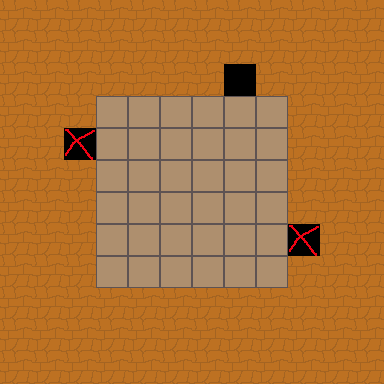

A level layout from a 2D game, rendered from its tile map. Below: a short description, then the map file with its tile-grid data intact:
An orthogonal 12x12 tile map with 32x32 px tiles, 5 tile layers (Floor, Wall, CeilingP1, Object, ...).

<map version="1.0" orientation="orthogonal" renderorder="right-down" width="12" height="12" tilewidth="32" tileheight="32" nextobjectid="1">
 <properties>
  <property name="PlayerStartingPosition" value="3,8" />
  <property name="PuzzleId" value="4" />
  <property name="name" value="Test 1" />
 </properties>
 <tileset firstgid="1" name="RoomEditorImage" tilewidth="32" tileheight="32">
  <image source="../RoomEditorImage.png" width="320" height="96" />
  <tile id="3">
   <properties>
    <property name="button" value="red" />
   </properties>
  </tile>
  <tile id="4">
   <properties>
    <property name="button" value="blue" />
   </properties>
  </tile>
  <tile id="5">
   <properties>
    <property name="button" value="yellow" />
   </properties>
  </tile>
  <tile id="6">
   <properties>
    <property name="button" value="white" />
   </properties>
  </tile>
  <tile id="7">
   <properties>
    <property name="button" value="" />
   </properties>
  </tile>
  <tile id="8">
   <properties>
    <property name="door" value="red" />
   </properties>
  </tile>
  <tile id="9">
   <properties>
    <property name="door" value="blue" />
   </properties>
  </tile>
  <tile id="10">
   <properties>
    <property name="door" value="yellow" />
   </properties>
  </tile>
  <tile id="11">
   <properties>
    <property name="door" value="white" />
   </properties>
  </tile>
  <tile id="12">
   <properties>
    <property name="door" value="" />
   </properties>
  </tile>
  <tile id="23">
   <properties>
    <property name="SnakeKey" value="0" />
   </properties>
  </tile>
  <tile id="24">
   <properties>
    <property name="SnakeKey" value="1" />
   </properties>
  </tile>
  <tile id="25">
   <properties>
    <property name="SnakeKey" value="2" />
   </properties>
  </tile>
  <tile id="26">
   <properties>
    <property name="SnakeKey" value="3" />
   </properties>
  </tile>
  <tile id="27">
   <properties>
    <property name="door" value="trap" />
   </properties>
  </tile>
  <tile id="28">
   <properties>
    <property name="door" value="locked" />
    <property name="lockedDoor" value="1" />
   </properties>
  </tile>
 </tileset>
 <layer name="Floor" width="12" height="12">
  <data encoding="csv">
0,0,0,0,0,0,0,0,0,0,0,0,
0,0,0,0,0,0,0,0,0,0,0,0,
0,0,0,0,0,0,0,0,0,0,0,0,
0,0,0,2,2,2,2,2,2,0,0,0,
0,0,0,2,2,2,2,2,2,0,0,0,
0,0,0,2,2,2,2,2,2,0,0,0,
0,0,0,2,2,2,2,2,2,0,0,0,
0,0,0,2,2,2,2,2,2,0,0,0,
0,0,0,2,2,2,2,2,2,0,0,0,
0,0,0,0,0,0,0,0,0,0,0,0,
0,0,0,0,0,0,0,0,0,0,0,0,
0,0,0,0,0,0,0,0,0,0,0,0
</data>
 </layer>
 <layer name="Wall" width="12" height="12">
  <data encoding="csv">
1,1,1,1,1,1,1,1,1,1,1,1,
1,1,1,1,1,1,1,1,1,1,1,1,
1,1,1,1,1,1,1,13,1,1,1,1,
1,1,1,0,0,0,0,0,0,1,1,1,
1,1,28,0,0,0,0,0,0,1,1,1,
1,1,1,0,0,0,0,0,0,1,1,1,
1,1,1,0,0,0,0,0,0,1,1,1,
1,1,1,0,0,0,0,0,0,28,1,1,
1,1,1,0,0,0,0,0,0,1,1,1,
1,1,1,1,1,1,1,1,1,1,1,1,
1,1,1,1,1,1,1,1,1,1,1,1,
1,1,1,1,1,1,1,1,1,1,1,1
</data>
 </layer>
 <layer name="CeilingP1" width="12" height="12">
  <data encoding="csv">
0,0,0,0,0,0,0,0,0,0,0,0,
0,0,0,0,0,0,0,0,0,0,0,0,
0,0,0,0,0,0,0,0,0,0,0,0,
0,0,0,0,0,0,0,0,0,0,0,0,
0,0,0,0,0,0,0,0,0,0,0,0,
0,0,0,0,0,0,0,0,0,0,0,0,
0,0,0,0,0,0,0,0,0,0,0,0,
0,0,0,0,0,0,0,0,0,0,0,0,
0,0,0,0,0,0,0,0,0,0,0,0,
0,0,0,0,0,0,0,0,0,0,0,0,
0,0,0,0,0,0,0,0,0,0,0,0,
0,0,0,0,0,0,0,0,0,0,0,0
</data>
 </layer>
 <layer name="Object" width="12" height="12">
  <data encoding="csv">
0,0,0,0,0,0,0,0,0,0,0,0,
0,0,0,0,0,0,0,0,0,0,0,0,
0,0,0,0,0,0,0,0,0,0,0,0,
0,0,0,0,0,0,0,0,0,0,0,0,
0,0,0,0,0,0,0,0,0,0,0,0,
0,0,0,0,0,0,0,0,0,0,0,0,
0,0,0,0,0,0,0,0,0,0,0,0,
0,0,0,0,0,0,0,0,0,0,0,0,
0,0,0,0,0,0,0,0,0,0,0,0,
0,0,0,0,0,0,0,0,0,0,0,0,
0,0,0,0,0,0,0,0,0,0,0,0,
0,0,0,0,0,0,0,0,0,0,0,0
</data>
 </layer>
 <layer name="RoofP2" width="12" height="12">
  <data encoding="csv">
0,0,0,0,0,0,0,0,0,0,0,0,
0,0,0,0,0,0,0,0,0,0,0,0,
0,0,0,0,0,0,0,0,0,0,0,0,
0,0,0,0,0,0,0,0,0,0,0,0,
0,0,0,0,0,0,0,0,0,0,0,0,
0,0,0,0,0,0,0,0,0,0,0,0,
0,0,0,0,0,0,0,0,0,0,0,0,
0,0,0,0,0,0,0,0,0,0,0,0,
0,0,0,0,0,0,0,0,0,0,0,0,
0,0,0,0,0,0,0,0,0,0,0,0,
0,0,0,0,0,0,0,0,0,0,0,0,
0,0,0,0,0,0,0,0,0,0,0,0
</data>
 </layer>
</map>
